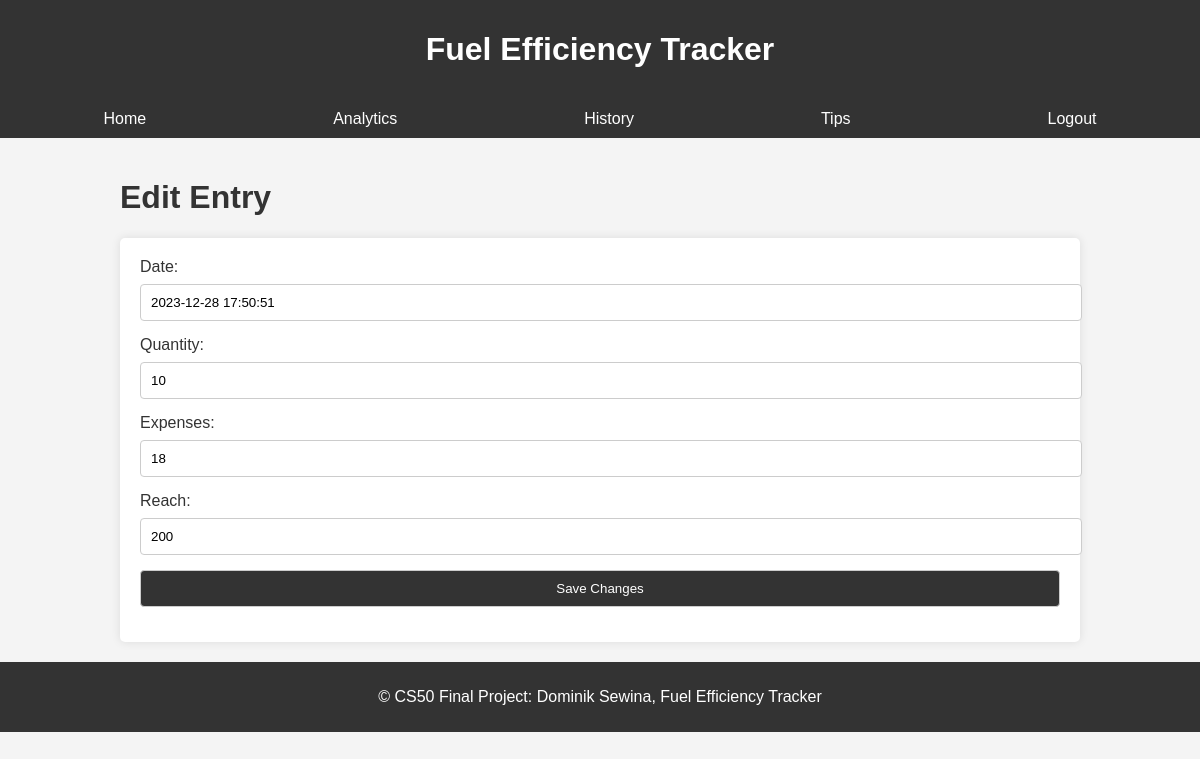
The app's page /edit/12 (signed in) with its own data.
### tables this page shows
CREATE TABLE 'history' ('id' INTEGER PRIMARY KEY AUTOINCREMENT NOT NULL, 'userid' INTEGER, 'date' DATETIME, 'quantity' NUMERIC, 'expenses' NUMERIC, 'price' NUMERIC, 'reach' NUMERIC, 'consumption' NUMERIC);

### app.py (the view, shortened to what this page needs)
@app.route("/edit/<int:event_id>", methods=["GET", "POST"])
@login_required
def edit(event_id):
    event = db.execute("SELECT * FROM history WHERE id = ?", event_id)#.fetchone()
    print(event)
    return render_template("edit.html", event=event[0])

### app.py (called while the page is built)
@app.after_request
def after_request(response):
    response.headers["Cache-Control"] = "no-cache, no-store, must-revalidate"
    response.headers["Expires"] = 0
    response.headers["Pragma"] = "no-cache"
    return response

### functions.py (called while the page is built)
def login_required(f):
    @wraps(f)
    def decorated_function(*args, **kwargs):
        if session.get("user_id") is None:
            return redirect("/login")
        return f(*args, **kwargs)
    return decorated_function

### templates/edit.html (shortened to what this page needs)
{% extends "layout.html" %}
{% block content %}
    <h1>Edit Entry</h1>
    <form method="post">
        <label for="new_date">Date:</label>
        <input type="text" id="new_date" name="new_date" value="{{ event.date }}" required>
        <label for="new_quantity">Quantity:</label>
        <input type="number" id="new_quantity" name="new_quantity" value="{{ event.quantity }}" required>
        <label for="new_expenses">Expenses:</label>
        <input type="number" id="new_expenses" name="new_expenses" value="{{ event.expenses }}" required>
        <label for="new_reach">Reach:</label>
        <input type="number" id="new_reach" name="new_reach" value="{{ event.reach }}" required>
        <button type="submit">Save Changes</button>
    </form>
{% endblock %}

### static/styles.css (style rules this page uses)
body { font-family: 'Arial', sans-serif; background-color: #f4f4f4; color: #333; margin: 0; padding: 0; }
form { background-color: #fff; padding: 20px; border-radius: 5px; box-shadow: 0 0 10px rgba(0, 0, 0, 0.1); }
label { display: block; margin-bottom: 8px; }
input, button { width: 100%; padding: 10px; margin-bottom: 15px; border: 1px solid #ccc; border-radius: 4px; }
button { background-color: #333; color: #fff; cursor: pointer; }

### records on screen
history: new_date "2023-12-28 17:50:51", new_quantity "10", new_expenses "18", new_reach "200"
